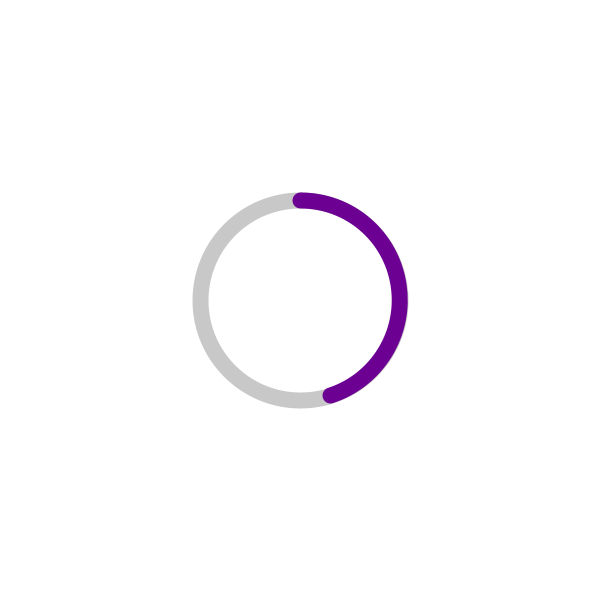
Frame 1 (no input)
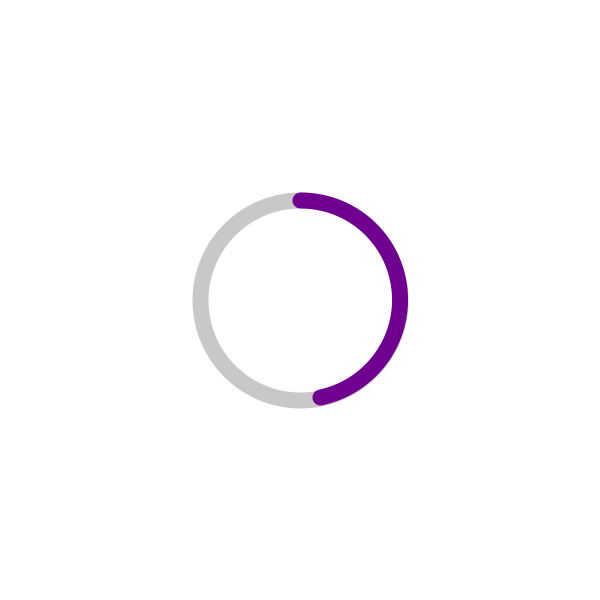
Frame 60 (the mouse pressed at the canvas centre just before this capture)
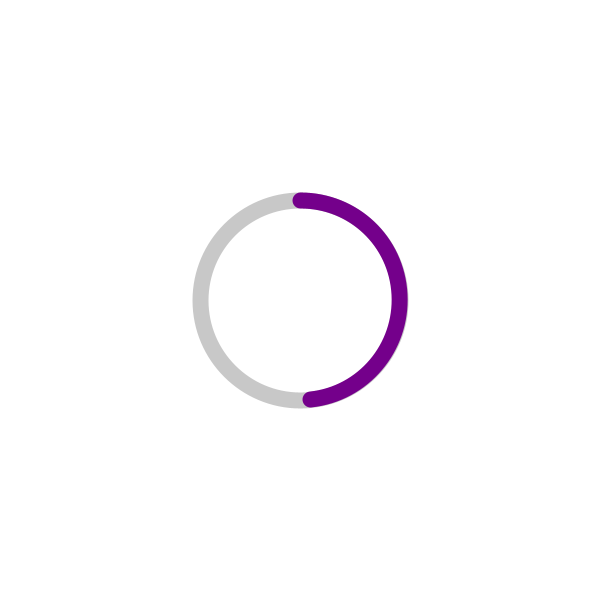
Frame 120 (the mouse held since frame 60 and released just before this capture)

The Processing sketch that drew these frames (run headless with seeded random() and noise(); from frame 60 on, the mouse is pressed at the canvas centre):

// Processing sketch: cycle
// ── cycle.pde
// arc() でアナログ時計のような秒針

void setup() {
  size(600, 600);

  noFill();
  strokeWeight(16);
}

void draw() {
  background(255, 255, 255);
  
  stroke(200, 200, 200);
  ellipse(300, 300, 200, 200);  
  
  // 秒数を色にも反映してみる
  stroke(
    second() * 4,
    0,
    255 - second() * 4
  );
  
  // arc() でアナログ時計のような分針を再現してみる
  arc(
    // 円の中心座標
    300, 300,
    // 円の大きさ
    200, 200,
    // 開始角度は真上（-45[度] = -π/2[ラジアン]）
    -PI / 2,
    // 終了角度（真上からスタートして、60秒で1周＝2π[ラジアン]になるよう調整）
    -PI / 2 + 2 * PI * second() / 60
  );
}
